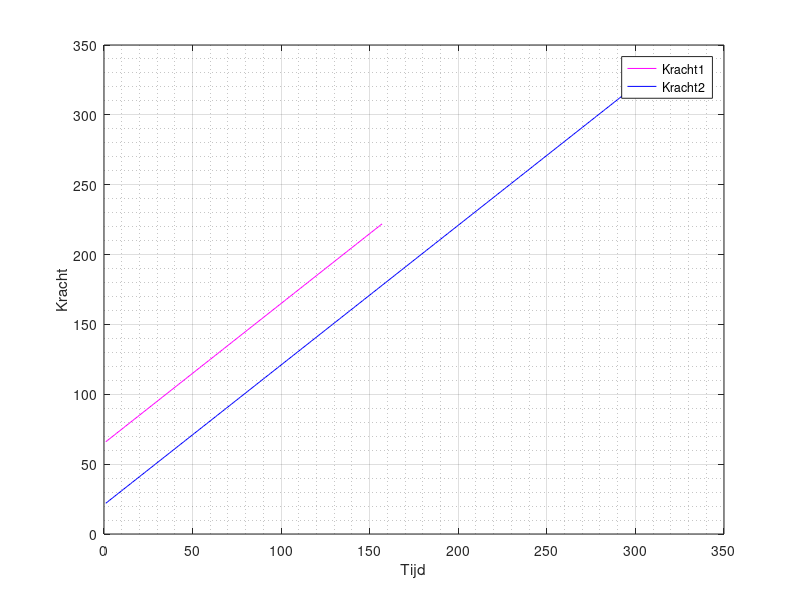

Reproduce this figure in MATLAB.
vector = 66:222;
plot(vector,'m') %bij het opgeven een 'm' als tweede
hold on;         %argument geef je de getekende vorm
vectorTwee = 22:333; %een roze kleur
plot(vectorTwee,'b') %bij het opgeven van een 'b'
grid on              %geef je de twee lijn een blauwe
grid minor           %kleur
xlabel('Tijd')
ylabel('Kracht')
legend('Kracht1','Kracht2');
